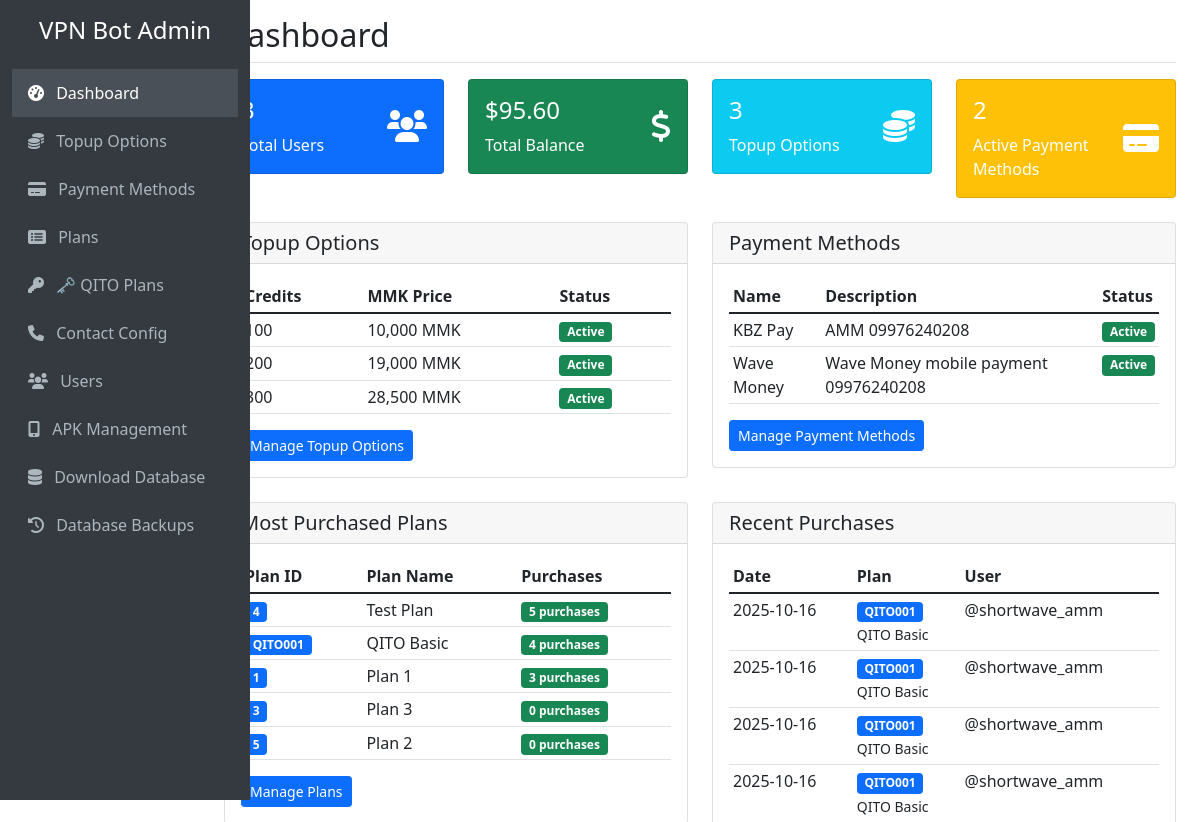
Before: / (upper part) with the older database file.
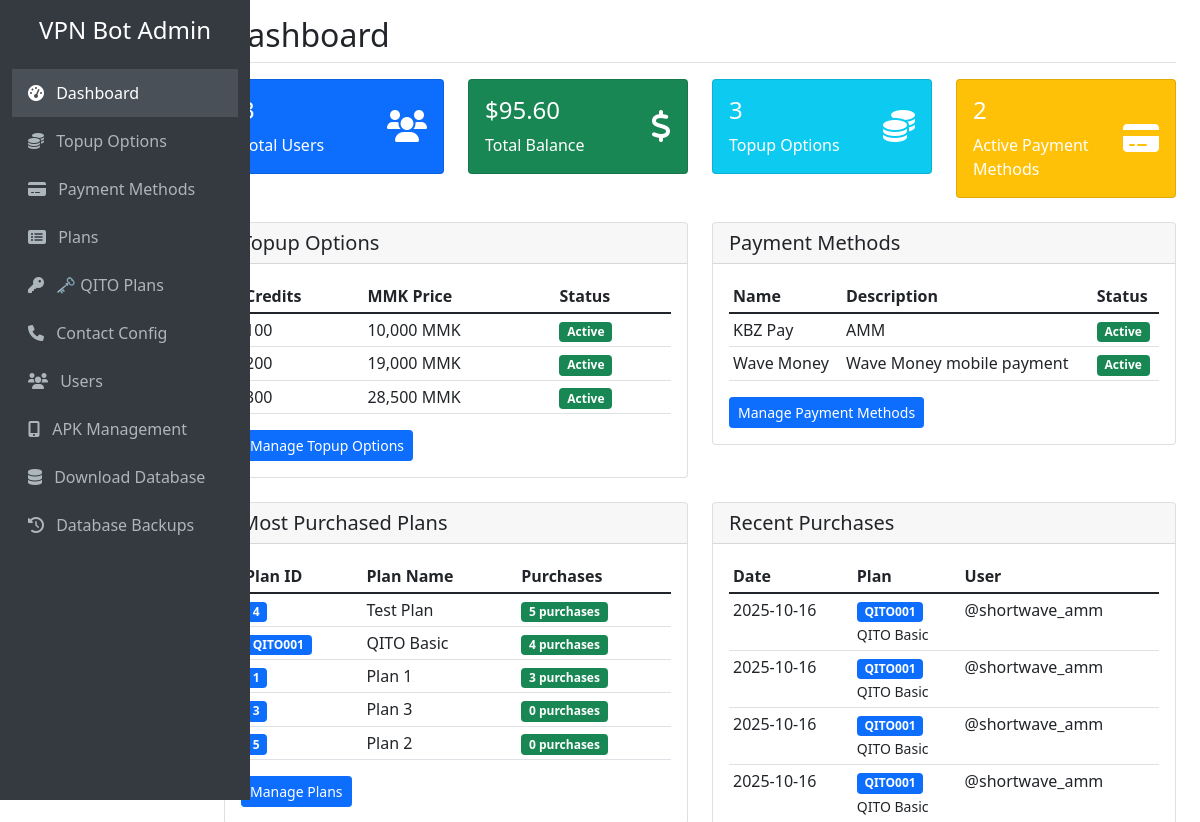
After: the same page with the newer database file.
### tables this page shows
CREATE TABLE payment_methods (
            id INTEGER PRIMARY KEY AUTOINCREMENT,
            name TEXT NOT NULL,
            description TEXT,
            is_active BOOLEAN DEFAULT 1,
            created_at TIMESTAMP DEFAULT CURRENT_TIMESTAMP,
            updated_at TIMESTAMP DEFAULT CURRENT_TIMESTAMP
        , account_number TEXT);

### web_admin.py (the view)
@app.route('/')
def dashboard():
    conn = get_db_connection()
    users = conn.execute('SELECT COUNT(*) as count FROM users').fetchone()
    total_balance = conn.execute('SELECT SUM(balance) as total FROM users').fetchone()
    most_purchased_plans = conn.execute('''
        SELECT p.plan_id_number, p.name, COUNT(up.id) as purchase_count
        FROM plans p
        LEFT JOIN user_plans up ON p.id = up.plan_id
        WHERE p.is_active = 1
        GROUP BY p.id, p.plan_id_number, p.name
        ORDER BY purchase_count DESC
        LIMIT 5
    ''').fetchall()
    recent_purchases = conn.execute('''
        SELECT up.purchase_date, p.plan_id_number, p.name, u.telegram_id, u.username
        FROM user_plans up
        JOIN plans p ON up.plan_id = p.id
        JOIN users u ON up.user_id = u.telegram_id
        ORDER BY up.purchase_date DESC
        LIMIT 10
    ''').fetchall()
    topup_options = conn.execute('SELECT * FROM topup_options ORDER BY credits').fetchall()
    payment_methods = conn.execute('SELECT * FROM payment_methods ORDER BY name').fetchall()
    active_payment_methods_count = get_active_payment_methods_count()
    qito_plans = conn.execute('''
        SELECT p.*,
               COUNT(CASE WHEN vk.is_used = 0 THEN 1 END) as available_keys
        FROM plans p
        LEFT JOIN vpn_keys vk ON p.id = vk.plan_id
        WHERE p.name LIKE '%QITO%' AND p.is_active = 1
        GROUP BY p.id
        ORDER BY p.plan_id_number
    ''').fetchall()
    qito_plans_count = conn.execute('''
        SELECT COUNT(*) FROM plans WHERE name LIKE '%QITO%' AND is_active = 1
    ''').fetchone()[0]
    qito_keys_count = conn.execute('''
        SELECT COUNT(*)
        FROM vpn_keys vk
        JOIN plans p ON vk.plan_id = p.id
        WHERE p.name LIKE '%QITO%' AND vk.is_used = 0
    ''').fetchone()[0]
    db_info = None
    if os.path.exists(DB_FILE):
        stat = os.stat(DB_FILE)
        db_info = {
            'size': stat.st_size,
            'size_mb': round(stat.st_size / (1024 * 1024), 2),
            'modified': datetime.fromtimestamp(stat.st_mtime).strftime('%Y-%m-%d %H:%M:%S')
        }
    conn.close()
    return render_template('dashboard.html',
                         users=users['count'],
                         total_balance=total_balance['total'] or 0,
                         most_purchased_plans=most_purchased_plans,
                         recent_purchases=recent_purchases,
                         topup_options=topup_options,
                         payment_methods=payment_methods,
                         active_payment_methods_count=active_payment_methods_count,
                         qito_plans=qito_plans,
                         qito_plans_count=qito_plans_count,
                         qito_keys_count=qito_keys_count,
                         db_info=db_info)

### database.py (called while the page is built)
def get_active_payment_methods_count():
    conn = sqlite3.connect(DB_FILE)
    cursor = conn.cursor()
    cursor.execute('SELECT COUNT(*) FROM payment_methods WHERE is_active = 1')
    count = cursor.fetchone()[0]
    conn.close()
    return count

### web_admin.py (called while the page is built)
def get_db_connection():
    conn = sqlite3.connect(DB_FILE)
    conn.row_factory = sqlite3.Row
    return conn

### templates/dashboard.html (shortened to what the changed rows need)
{% extends "base.html" %}
{% block page_title %}Dashboard{% endblock %}
{% block content %}
<div class="row">
    <div class="col-md-6">
        <div class="card">
            <div class="card-body">
                {% if topup_options %}
                    <div class="table-responsive">
                        <table class="table table-sm">
                            <thead>
                                <tr>
                                    <th>Credits</th>
                                    <th>MMK Price</th>
                                    <th>Status</th>
                                </tr>
                            </thead>
                        </table>
                    </div>
                {% else %}
                    <p class="text-muted">No topup options configured.</p>
                {% endif %}
            </div>
        </div>
    </div>
    <div class="col-md-6">
        <div class="card">
            <div class="card-body">
                {% if payment_methods %}
                    <div class="table-responsive">
                        <table class="table table-sm">
                            <thead>
                                <tr>
                                    <th>Name</th>
                                    <th>Description</th>
                                    <th>Status</th>
                                </tr>
                            </thead>
                            <tbody>
                                {% for method in payment_methods %}
                                <tr>
                                    <td>{{ method.name }}</td>
                                    <td>{{ method.description }}</td>
                                    <td>
                                        {% if method.is_active %}
                                            <span class="badge bg-success">Active</span>
                                        {% else %}
                                            <span class="badge bg-secondary">Inactive</span>
                                        {% endif %}
                                    </td>
                                </tr>
                                {% endfor %}
                            </tbody>
                        </table>
                    </div>
                {% else %}
                    <p class="text-muted">No payment methods configured.</p>
                {% endif %}
            </div>
        </div>
    </div>
</div>
<div class="row mt-4">
    <div class="col-md-6">
        <div class="card">
            <div class="card-body">
                {% if most_purchased_plans %}
                    <div class="table-responsive">
                        <table class="table table-sm">
                            <thead>
                                <tr>
                                    <th>Plan ID</th>
                                    <th>Plan Name</th>
                                    <th>Purchases</th>
                                </tr>
                            </thead>
                        </table>
                    </div>
                {% else %}
                    <p class="text-muted">No plan purchases yet.</p>
                {% endif %}
            </div>
        </div>
    </div>
    <div class="col-md-6">
        <div class="card">
            <div class="card-body">
                {% if recent_purchases %}
                    <div class="table-responsive">
                        <table class="table table-sm">
                            <thead>
                                <tr>
                                    <th>Date</th>
                                    <th>Plan</th>
                                    <th>User</th>
                                </tr>
                            </thead>
                        </table>
                    </div>
                {% else %}
                    <p class="text-muted">No recent purchases.</p>
                {% endif %}
            </div>
        </div>
    </div>
</div>
{% endblock %}

Changed rows visible on the page:
changed payment_methods "KBZ Pay": description "AMM 09976240208" → "AMM"
changed payment_methods "Wave Money": description "Wave Money mobile payment 09976240208" → "Wave Money mobile payment"
